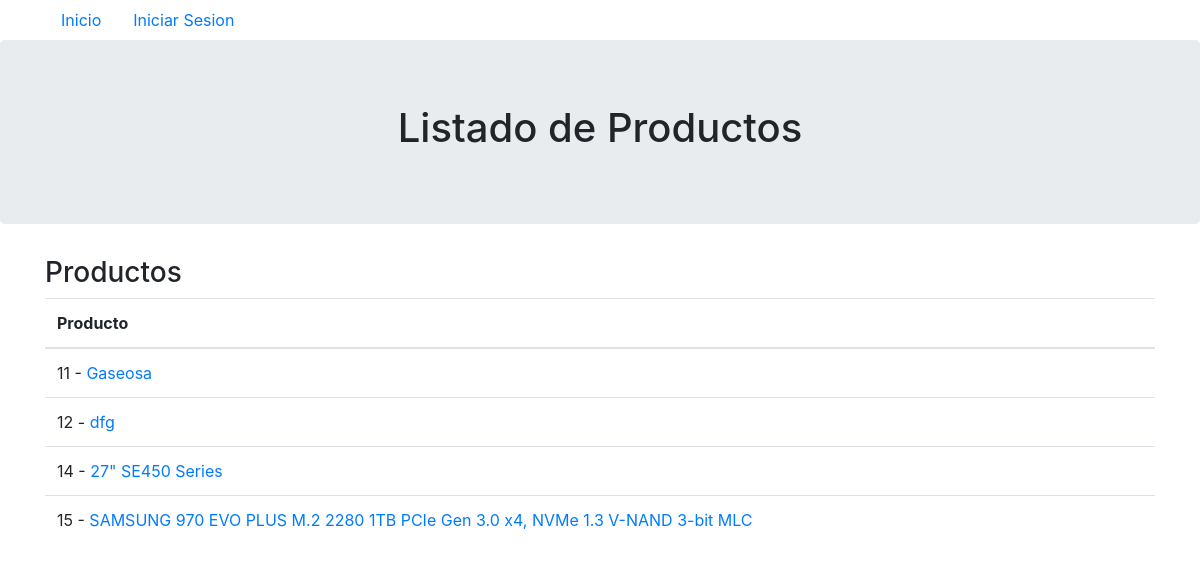
/productos/, run on the app's committed database.
### productos/models.py (models this page shows)
class Producto(models.Model):
  nombre = models.TextField(max_length = 100)
  precio = models.DecimalField(max_digits=7, decimal_places=2)
  descripcion = models.TextField(max_length = 250)
  foto =  models.ImageField(upload_to = 'fotoProducto/')
  vendedor = models.ForeignKey(Vendedor, on_delete=models.CASCADE)
  def get_absolute_url(self):
    return reverse('productos:productos-detail', kwargs = {'pk': self.id})

### productos/views.py (the view)
# urls.py: path('', ProductoListView.as_view(), name = 'productos-list'),
class ProductoListView(ListView):
  model = Producto

### productos/templates/productos/producto_list.html (shortened to what this page needs)
{% extends 'baseprod.html' %}
{% block body %}
<div class="jumbotron text-center">
  <h1> Listado de Productos </h1>
</div>
<div class="container">
  <h3> Productos </h3>
  <table class="table table-hover">
    <thead>
      <tr>
        <th>Producto</th>
      </tr>
    </thead>
    <tbody>
    {% for instance in object_list %}
    <tr><td>
      {{ instance.id }} -
      <a href='{{ instance.get_absolute_url }}'>{{ instance.nombre }}</a>
    </td></tr>
    {% endfor %}
    </tbody>
  </table>
</div>
{% endblock %}

### data on the page
Producto: id "11", nombre "Gaseosa"
Producto: id "12", nombre "dfg"
Producto: id "14", nombre "27\" SE450 Series"
Producto: id "15", nombre "SAMSUNG 970 EVO PLUS M.2 2280 1TB PCIe Gen 3.0 x4, NVMe 1.3 V-NAND 3-bit MLC"
